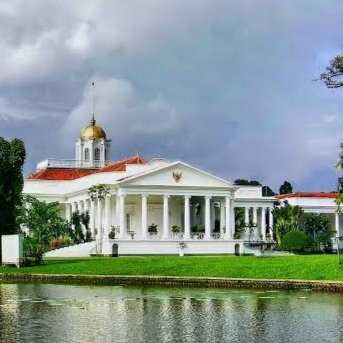
#> input picture 1207070068_Moh Rido Fauzi A_P9/istana.jpg, 343 x 343 px
$ python '3 filter Canny.py'
#> lines starting #> are read from the running program, lines starting #| are printed output that depends on the picture; after the words box and inside, x2 and y2 are one past the last pixel; in counts of white or black regions, pixels touching at a corner belong together
import cv2
import numpy as np
import matplotlib.pyplot as plt

# Membaca gambar
img = cv2.imread('istana.jpg', cv2.IMREAD_GRAYSCALE)  # Membaca gambar 'istana.jpg' dalam mode grayscale
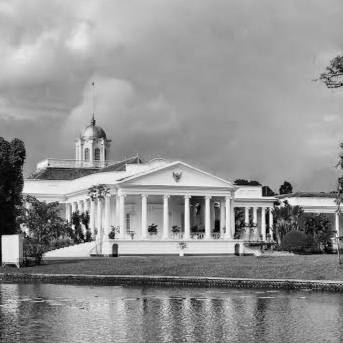
#> img: shape (343, 343); min 0, max 250, mean 147.2

# Canny Edge Detection
img_canny = cv2.Canny(img, 100, 200)  # Menggunakan metode Canny untuk mendeteksi tepi pada citra
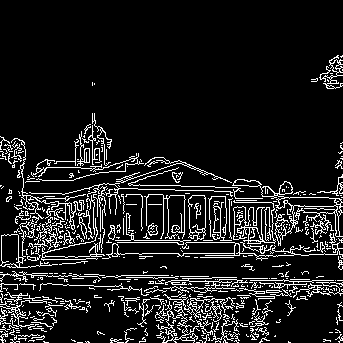
#> img_canny: shape (343, 343); 11.2% white in thin lines or dots, all inside (x1, y1, x2, y2) = (0, 55, 343, 343)

# Menampilkan citra dan histogram
fig, axes = plt.subplots(2, 2, figsize=(20, 20))  # Membuat subplot dengan 2 baris dan 2 kolom
ax = axes.ravel()  # Mengubah array subplot menjadi array 1 dimensi

ax[0].imshow(img, cmap='gray')  # Menampilkan citra asli pada subplot pertama
ax[0].set_title("Citra Input")  # Memberi judul pada subplot pertama
ax[1].hist(img.ravel(), bins=256)  # Menampilkan histogram citra asli pada subplot kedua
ax[1].set_title("Histogram Citra Input")  # Memberi judul pada subplot kedua

ax[2].imshow(img_canny, cmap='gray')  # Menampilkan citra hasil Canny pada subplot ketiga
ax[2].set_title("Citra Output Canny")  # Memberi judul pada subplot ketiga
ax[3].hist(img_canny.ravel(), bins=256)  # Menampilkan histogram citra hasil Canny pada subplot keempat
ax[3].set_title("Histogram Citra Output Canny")  # Memberi judul pada subplot keempat

fig.tight_layout()  # Menyusun subplot agar terlihat rapi
plt.show()  # Menampilkan semua subplot
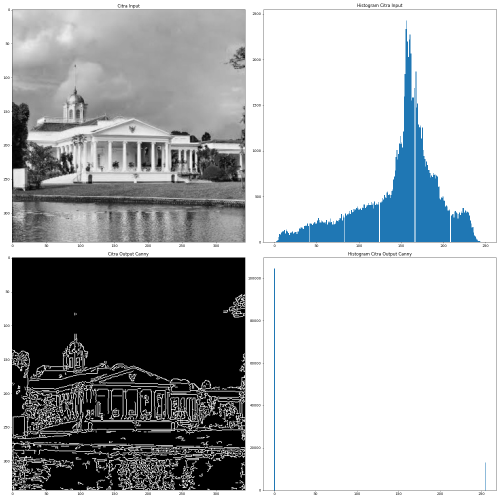
#> figure drawn by matplotlib, 4 panels; panel 2: tallest bar 2428 high, from x = 156.2 to 157.2; panel 4: tallest bar 104518 high, from x = 0 to 0.996
